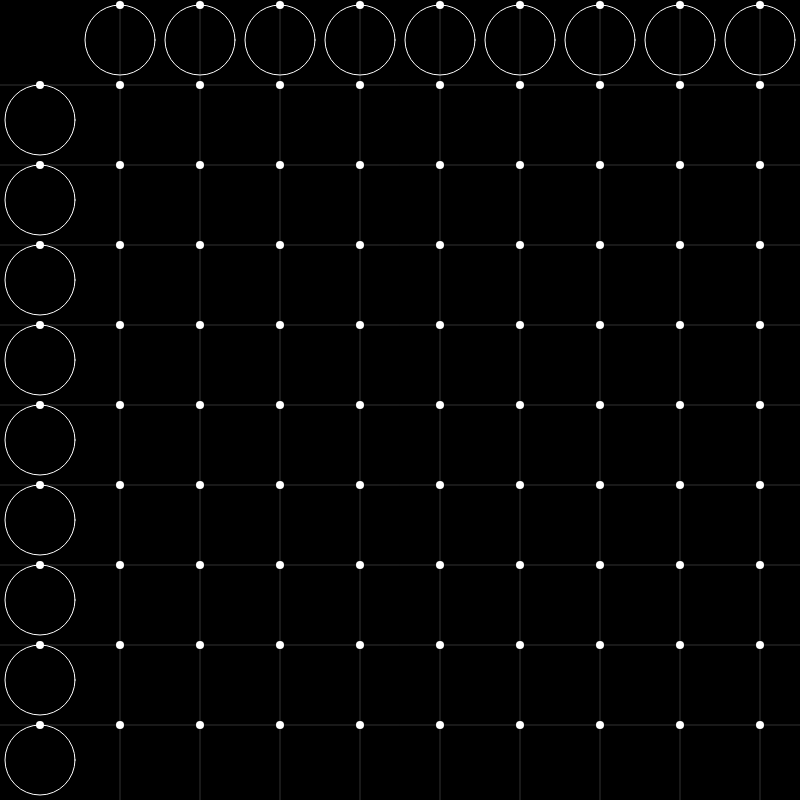
Frame 1 (no input)
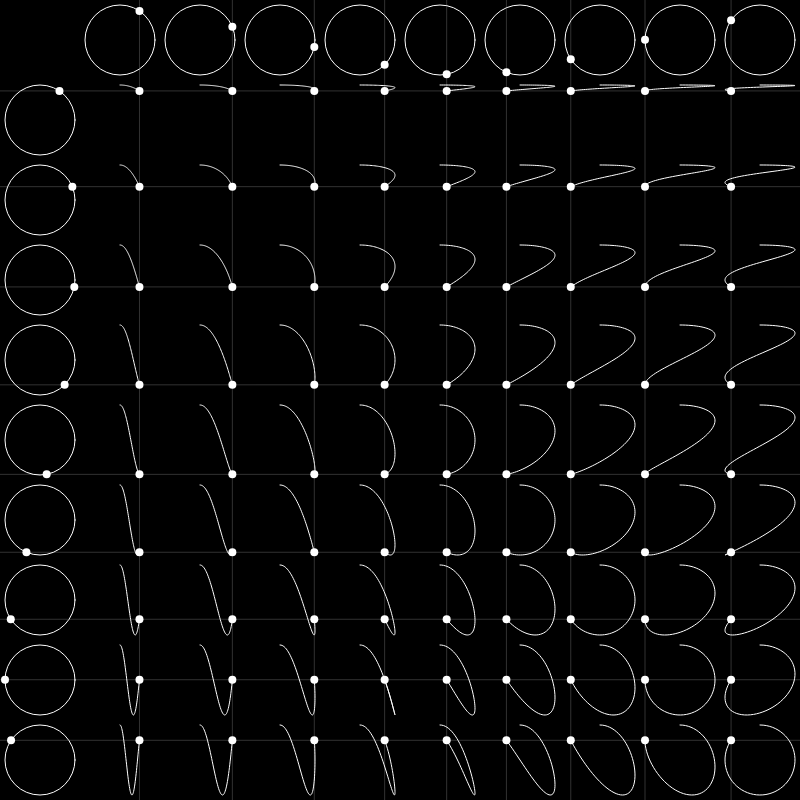
Frame 60 (no input)
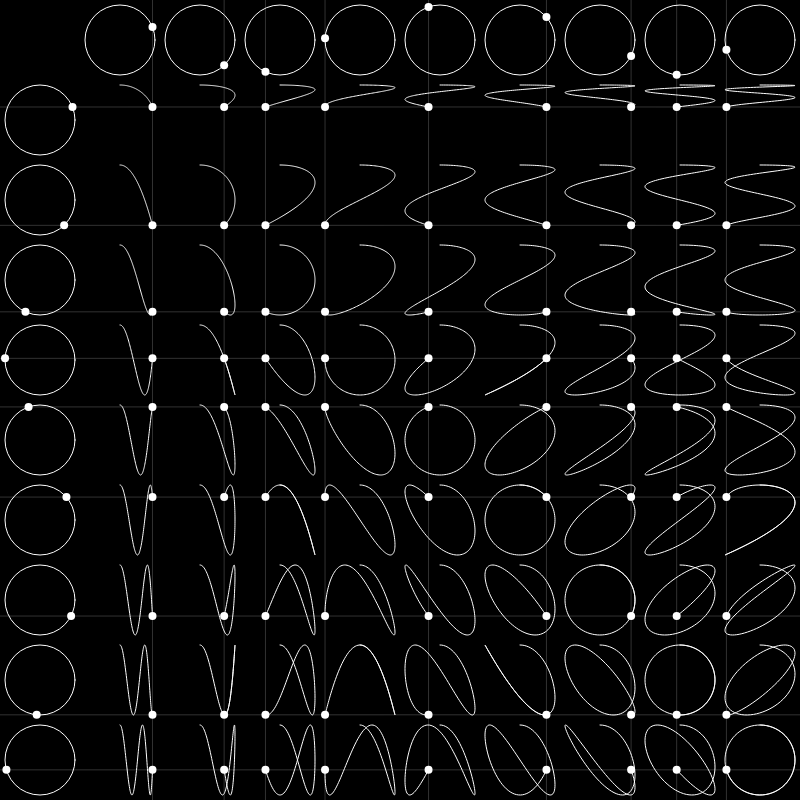
Frame 120 (the mouse pressed at the canvas centre since frame 60)

The p5.js sketch that drew these frames (run headless with seeded random() and noise() and a simulated clock; from frame 60 on, the mouse is pressed at the canvas centre):

// p5.js sketch
// ── sketch.js
function make2DArray(rows, cols) {
  var arr = new Array(rows); //make array of rows
  for (var i = 0; i < arr.length; i++) {
    arr[i] = new Array(cols); //make array of cols
  }
  return arr;
}

let angle = 0;
let w = 80; //the size of each box
let cols;
let rows;
let curves;

function setup() {
  createCanvas(800, 800);
  cols = width / w - 1;
  rows = height / w - 1;
  curves = make2DArray(rows,cols);

  for (let j = 0; j < rows; j++) {
    for (let i = 0; i < cols; i++) {
      curves[j][i] = new Curve();
    }
  }
}

function draw() {
  background(0);
  let d = w - 10; //diameter
  let r = d / 2; //radius

  noFill();
  for (i = 0; i < cols; i++) {
    cx = w + i * w + w / 2;
    cy = w / 2;
    strokeWeight(1);
    stroke(255);
    ellipse(cx, cy, d, d);
    let x = r * cos(angle * (i + 1) - HALF_PI);
    let y = r * sin(angle * (i + 1) - HALF_PI);

    strokeWeight(8);
    point(cx + x, cy + y);

    stroke(255, 50);
    strokeWeight(1);
    line(cx + x, 0, cx + x, height);
    for (let j = 0; j < rows; j++) {
      curves[j][i].setX(cx + x);
    }
  }

  noFill();
  for (j = 0; j < rows; j++) {
    cx = w / 2;
    cy = w + j * w + w / 2;
    strokeWeight(1);
    stroke(255);
    ellipse(cx, cy, d, d);
    let x = r * cos(angle * (j + 1) - HALF_PI);
    let y = r * sin(angle * (j + 1) - HALF_PI);

    strokeWeight(8);
    point(cx + x, cy + y);

    stroke(255, 50);
    strokeWeight(1);
    line(0, cy + y, width, cy + y);
    for (let i = 0; i < cols; i++) {
      curves[j][i].setY(cy + y);
    }
  }

  for (let j = 0; j < rows; j++) {
    for (let i = 0; i < cols; i++) {
      curves[j][i].addPoint();
      curves[j][i].show();
    }
  }

  angle += 0.01;



}

// ── curve.js
class Curve {
  constructor() {
    this.path = [];
    this.current = createVector();
  }
  setX(x) {
    this.current.x = x;
  }

  setY(y) {
    this.current.y = y;
  }

  addPoint() {
    this.path.push(this.current);
  }

  reset() {
    this.path = [];
  }
  show() {
    stroke(255);
    strokeWeight(1);
    noFill();
    beginShape();
    for (let v of this.path) {
      vertex(v.x, v.y);
    }
    endShape();

    strokeWeight(8);
    point(this.current.x, this.current.y);
    this.current = createVector();
  }
}
